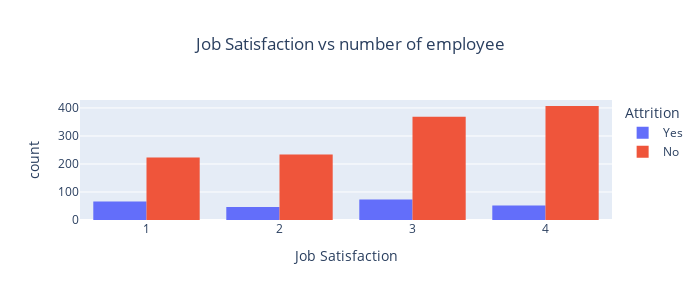

Source (notebook cell):
### Markdown cell above
## Histogram: Number of employee count in each `job Satisfaction` level group by `Attrition`

### JobSatisfaction
The employee's satisfaction with their job. **Categorical**

### Code cell
fig = px.histogram(data, x="JobSatisfaction", color=target_column_name, 
                   title="Job Satisfaction Histogram", barmode='group')
fig.update_layout(xaxis_title="Job Satisfaction", height=300, width=700)
fig.update_layout(title_text='Job Satisfaction vs number of employee', title_x=.5)
fig.update_traces(textfont_size=12)
fig.update_traces(textfont=dict(color="white"))
fig.show()

### Figure 1 — Plotly figure (JSON) as saved in the notebook; plotly's stock layout.template omitted (floating-point values rounded to 4 significant figures; data arrays with more than 128 entries replaced by an {"elided": "..."} marker saying what was removed)
{"data": [{"alignmentgroup": "True", "bingroup": "x", "hovertemplate": "Attrition=Yes<br>JobSatisfaction=%{x}<br>count=%{y}<extra></extra>", "legendgroup": "Yes", "marker": {"color": "#636efa", "pattern": {"shape": ""}}, "name": "Yes", "offsetgroup": "Yes", "orientation": "v", "showlegend": true, "textfont": {"color": "white", "size": 12}, "type": "histogram", "x": {"elided": "237 int values"}, "xaxis": "x", "yaxis": "y"}, {"alignmentgroup": "True", "bingroup": "x", "hovertemplate": "Attrition=No<br>JobSatisfaction=%{x}<br>count=%{y}<extra></extra>", "legendgroup": "No", "marker": {"color": "#EF553B", "pattern": {"shape": ""}}, "name": "No", "offsetgroup": "No", "orientation": "v", "showlegend": true, "textfont": {"color": "white", "size": 12}, "type": "histogram", "x": {"elided": "1233 int values"}, "xaxis": "x", "yaxis": "y"}], "layout": {"barmode": "group", "height": 300, "legend": {"title": {"text": "Attrition"}, "tracegroupgap": 0}, "title": {"text": "Job Satisfaction vs number of employee", "x": 0.5}, "width": 700, "xaxis": {"anchor": "y", "domain": [0, 1], "title": {"text": "Job Satisfaction"}}, "yaxis": {"anchor": "x", "domain": [0, 1], "title": {"text": "count"}}}}
